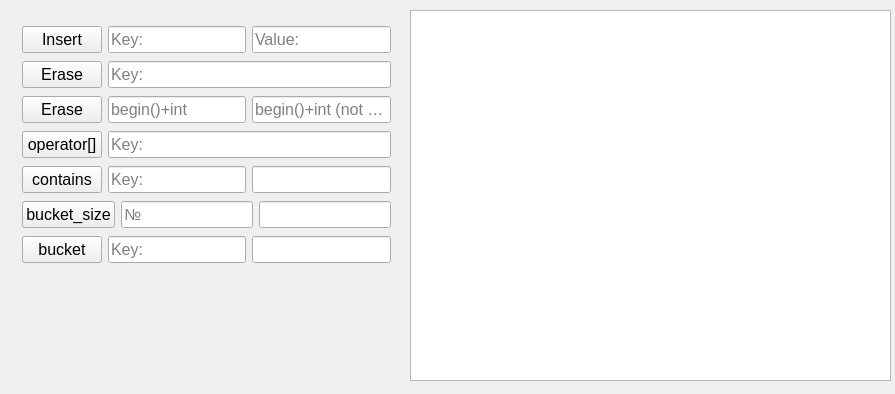
<?xml version="1.0" encoding="UTF-8"?>
<ui version="4.0">
 <class>U_map_VisualizationClass</class>
 <widget class="QMainWindow" name="U_map_VisualizationClass">
  <property name="geometry">
   <rect>
    <x>0</x>
    <y>0</y>
    <width>895</width>
    <height>394</height>
   </rect>
  </property>
  <property name="windowTitle">
   <string>U_map_Visualization</string>
  </property>
  <widget class="QWidget" name="centralWidget">
   <widget class="QTextEdit" name="textEdit">
    <property name="geometry">
     <rect>
      <x>410</x>
      <y>10</y>
      <width>481</width>
      <height>371</height>
     </rect>
    </property>
   </widget>
   <widget class="QWidget" name="">
    <property name="geometry">
     <rect>
      <x>11</x>
      <y>13</y>
      <width>391</width>
      <height>264</height>
     </rect>
    </property>
    <layout class="QVBoxLayout" name="verticalLayout">
     <item>
      <layout class="QHBoxLayout" name="horizontalLayout">
       <item>
        <widget class="QPushButton" name="insertBtn">
         <property name="font">
          <font>
           <pointsize>12</pointsize>
          </font>
         </property>
         <property name="text">
          <string>Insert</string>
         </property>
        </widget>
       </item>
       <item>
        <widget class="QLineEdit" name="insertKeyEdit">
         <property name="font">
          <font>
           <pointsize>12</pointsize>
          </font>
         </property>
         <property name="inputMask">
          <string>999</string>
         </property>
         <property name="placeholderText">
          <string>Key:</string>
         </property>
        </widget>
       </item>
       <item>
        <widget class="QLineEdit" name="insertValueEdit">
         <property name="font">
          <font>
           <pointsize>12</pointsize>
          </font>
         </property>
         <property name="maxLength">
          <number>20</number>
         </property>
         <property name="placeholderText">
          <string>Value:</string>
         </property>
        </widget>
       </item>
      </layout>
     </item>
     <item>
      <layout class="QHBoxLayout" name="horizontalLayout_2">
       <item>
        <widget class="QPushButton" name="eraseBtn">
         <property name="font">
          <font>
           <pointsize>12</pointsize>
          </font>
         </property>
         <property name="text">
          <string>Erase</string>
         </property>
        </widget>
       </item>
       <item>
        <widget class="QLineEdit" name="eraseKeyEdit">
         <property name="font">
          <font>
           <pointsize>12</pointsize>
          </font>
         </property>
         <property name="inputMask">
          <string>999</string>
         </property>
         <property name="placeholderText">
          <string>Key:</string>
         </property>
        </widget>
       </item>
      </layout>
     </item>
     <item>
      <layout class="QHBoxLayout" name="horizontalLayout_3">
       <item>
        <widget class="QPushButton" name="itEraseBtn">
         <property name="font">
          <font>
           <pointsize>12</pointsize>
          </font>
         </property>
         <property name="text">
          <string>Erase</string>
         </property>
        </widget>
       </item>
       <item>
        <widget class="QLineEdit" name="itEraseFirstEdit">
         <property name="font">
          <font>
           <pointsize>12</pointsize>
          </font>
         </property>
         <property name="inputMask">
          <string>99</string>
         </property>
         <property name="text">
          <string/>
         </property>
         <property name="placeholderText">
          <string>begin()+int</string>
         </property>
        </widget>
       </item>
       <item>
        <widget class="QLineEdit" name="itEraseSecondEdit">
         <property name="font">
          <font>
           <pointsize>12</pointsize>
          </font>
         </property>
         <property name="inputMask">
          <string>99</string>
         </property>
         <property name="text">
          <string/>
         </property>
         <property name="placeholderText">
          <string>begin()+int (not necessary)</string>
         </property>
        </widget>
       </item>
      </layout>
     </item>
     <item>
      <layout class="QHBoxLayout" name="horizontalLayout_4">
       <item>
        <widget class="QPushButton" name="operatorBtn">
         <property name="font">
          <font>
           <pointsize>12</pointsize>
          </font>
         </property>
         <property name="text">
          <string>operator[]</string>
         </property>
        </widget>
       </item>
       <item>
        <widget class="QLineEdit" name="operatorKeyEdit">
         <property name="font">
          <font>
           <pointsize>12</pointsize>
          </font>
         </property>
         <property name="inputMask">
          <string>999</string>
         </property>
         <property name="maxLength">
          <number>3</number>
         </property>
         <property name="placeholderText">
          <string>Key:</string>
         </property>
        </widget>
       </item>
      </layout>
     </item>
     <item>
      <layout class="QHBoxLayout" name="horizontalLayout_5">
       <item>
        <layout class="QHBoxLayout" name="horizontalLayout_6">
         <item>
          <widget class="QPushButton" name="containsBtn">
           <property name="font">
            <font>
             <pointsize>12</pointsize>
            </font>
           </property>
           <property name="text">
            <string>contains</string>
           </property>
          </widget>
         </item>
         <item>
          <widget class="QLineEdit" name="containsKeyEdit">
           <property name="font">
            <font>
             <pointsize>12</pointsize>
            </font>
           </property>
           <property name="placeholderText">
            <string>Key:</string>
           </property>
          </widget>
         </item>
         <item>
          <widget class="QLineEdit" name="containsAnsEdit">
           <property name="font">
            <font>
             <pointsize>12</pointsize>
            </font>
           </property>
           <property name="readOnly">
            <bool>true</bool>
           </property>
          </widget>
         </item>
        </layout>
       </item>
      </layout>
     </item>
     <item>
      <layout class="QHBoxLayout" name="horizontalLayout_8">
       <item>
        <widget class="QPushButton" name="bucket_sizeBtn">
         <property name="font">
          <font>
           <pointsize>12</pointsize>
          </font>
         </property>
         <property name="text">
          <string>bucket_size</string>
         </property>
        </widget>
       </item>
       <item>
        <widget class="QLineEdit" name="bucket_sizeEdit">
         <property name="font">
          <font>
           <pointsize>12</pointsize>
          </font>
         </property>
         <property name="inputMask">
          <string>99</string>
         </property>
         <property name="placeholderText">
          <string>№</string>
         </property>
        </widget>
       </item>
       <item>
        <widget class="QLineEdit" name="bucket_sizeAnsEdit">
         <property name="font">
          <font>
           <pointsize>12</pointsize>
          </font>
         </property>
         <property name="readOnly">
          <bool>true</bool>
         </property>
        </widget>
       </item>
      </layout>
     </item>
     <item>
      <layout class="QHBoxLayout" name="horizontalLayout_7">
       <item>
        <widget class="QPushButton" name="bucketBtn">
         <property name="font">
          <font>
           <pointsize>12</pointsize>
          </font>
         </property>
         <property name="text">
          <string>bucket</string>
         </property>
        </widget>
       </item>
       <item>
        <widget class="QLineEdit" name="bucketEdit">
         <property name="font">
          <font>
           <pointsize>12</pointsize>
          </font>
         </property>
         <property name="inputMask">
          <string>999</string>
         </property>
         <property name="placeholderText">
          <string>Key:</string>
         </property>
        </widget>
       </item>
       <item>
        <widget class="QLineEdit" name="bucketAnsEdit">
         <property name="font">
          <font>
           <pointsize>12</pointsize>
          </font>
         </property>
         <property name="readOnly">
          <bool>true</bool>
         </property>
        </widget>
       </item>
      </layout>
     </item>
    </layout>
   </widget>
  </widget>
 </widget>
 <layoutdefault spacing="6" margin="11"/>
 <resources>
  <include location="u_map_visualization.qrc"/>
 </resources>
 <connections/>
</ui>
